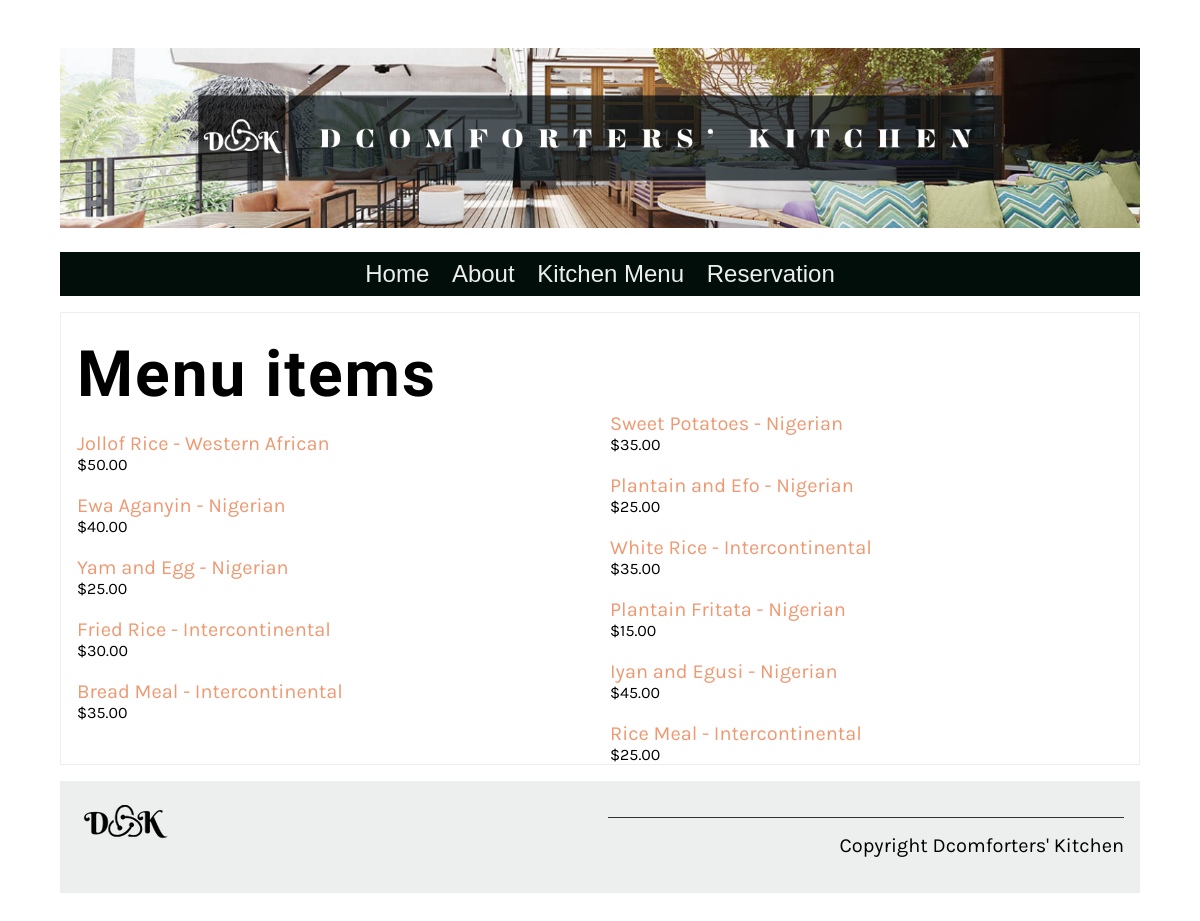
The page /kitchen/ on the database its author committed.
### newapp/models.py (models this page shows, shortened)
class Menu(models.Model):
    food_name = models.CharField(max_length=100)
    cuisine = models.CharField(max_length=100)
    item_description = models.TextField(max_length=1000, default='')
    price = models.DecimalField(max_digits=10, decimal_places=2, null=True, blank=True)
    prep_time = models.IntegerField(default=25)
    calories = models.IntegerField(default=1000)
    image = models.ImageField(upload_to='static/img/menu_items/', null=True, blank=True)

### newapp/views.py (the view)
# urls.py: path('kitchen/', views.kitchen, name='kitchen'),
def kitchen(request):
    menu = Menu.objects.all().values()
    template = loader.get_template('kitchen.html')
    context = {'menu' : menu}
    return HttpResponse(template.render(context, request))

### newapp/templates/kitchen.html
{% extends 'base.html' %}
{% load static %}
{% block content %}
<section>
    <article>
        <h1>Menu items</h1>
        <div class="menu-columns">
            {% for item in menu %}
            <p>
                <a href="menu_details/{{ item.id }}">{{ item.food_name }} - {{ item.cuisine }}</a>
                <span class="menu-price">
                    ${{ item.price }}
                </span>
            </p>
            {% endfor %}
        </div>
    </article>
</section>
{% endblock %}

### newapp/templates/base.html (shortened to what this page needs)
{% load static %}
<!DOCTYPE html>
<html lang="en">
  <head>
    <link
      rel="preload"
      as="style"
      href="{% static 'css/style.css' %}"
      onload="this.rel = 'stylesheet'"
    />
  </head>
  <body>
    {% include 'partials/_header.html' %}
    <main>{% block content %} {% endblock %}</main>
    {% include 'partials/_footer.html' %}
  </body>
</html>

### newapp/templates/partials/_header.html
{% load static %}
<header>
  <img src="{% static 'img/banner.png' %}" />
</header>
<nav>
  <ul>
    <li><a href="{% url 'home' %}">Home</a></li>
    <li><a href="{% url 'about' %}">About</a></li>
    <li><a href="{% url 'kitchen' %}">Kitchen Menu</a></li>
    <li><a href="{% url 'reservation' %}">Reservation</a></li>
  </ul>
</nav>

### newapp/templates/partials/_footer.html
{% load static %}
<footer>
    <article>
        <img src="{% static 'img/d_footer.png' %}" />
    </article>
    <article>
        <p>Copyright Dcomforters' Kitchen</p>
    </article>
</footer>

### newapp/static/css/style.css (style rules this page uses)
body { font-family: 'Karla', sans-serif; margin-top: 3rem; margin-bottom: 3rem; margin-left: 5%; margin-right: 5%; }
h1, h2, h3, h4, h5, h6 { font-family: 'Markazi Text', serif; letter-spacing: 2px;; }
h1 { font-size: 4rem; margin-top: 1.5rem; margin-bottom: 0; }
p, ul { font-size: 1.25rem;; }
a { color: #EE9972; text-decoration: none; }
header img { display: block; margin-left: auto; margin-right: auto; max-width: 100%; height: auto; }
nav { background-color: #020e0a; margin-top: 1rem; margin-bottom: 1rem; margin-bottom: 0px; }
nav ul { list-style: none; font-size: 1.5rem; font-family: sans-serif; text-align: center; padding-inline-start: 0rem; margin-bottom: 0px; }
nav ul li { display: inline-block; margin: 0.5rem; }
nav ul a { color: #EDEFEE; text-decoration: none; }
section { display: flex; gap: 2rem 1rem; margin-top: 1rem; margin-bottom: 1rem; flex-direction: row; }
article { flex:1; }
article img { max-width: 100%; }
main article { border: 1px solid #EDEFEE; padding-left: 1rem; padding-right: 1rem; }
footer { background-color: #EDEFEE; padding: 1rem; display: flex; gap: 2rem 1rem; }
footer img { max-width: 50%; }
footer p { border-top: #333333; border-style: solid; border-width: 0.1rem; border-bottom: none; border-left: none; border-right: none; text-align: right; padding-top: 1rem;; }
.menu-columns { column-count: 2; column-gap: 20px; }
.menu-columns p { break-inside: avoid; }
.menu-price { display: block; font-size: 1rem; }

### rows shown on the page
Menu: food_name "Jollof Rice", cuisine "Western African", price "50.00"
Menu: food_name "Ewa Aganyin", cuisine "Nigerian", price "40.00"
Menu: food_name "Yam and Egg", cuisine "Nigerian", price "25.00"
Menu: food_name "Fried Rice", cuisine "Intercontinental", price "30.00"
Menu: food_name "Bread Meal", cuisine "Intercontinental", price "35.00"
Menu: food_name "Sweet Potatoes", cuisine "Nigerian", price "35.00"
Menu: food_name "Plantain and Efo", cuisine "Nigerian", price "25.00"
Menu: food_name "White Rice", cuisine "Intercontinental", price "35.00"
Menu: food_name "Plantain Fritata", cuisine "Nigerian", price "15.00"
Menu: food_name "Iyan and Egusi", cuisine "Nigerian", price "45.00"
Menu: food_name "Rice Meal", cuisine "Intercontinental", price "25.00"
